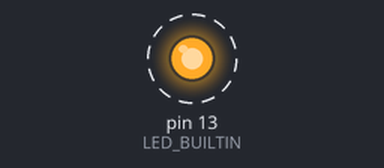
Simulated run of this sketch. Board: Arduino Uno, built with avr-gcc and run on an emulated ATmega328P. Parts: output pins drawn as LEDs (lit = HIGH). Dashed ring = blinking. What the sketch prints to the serial monitor is not drawn.

Above: at 0.5 s.
Timing chart, 0 to 4.6 s (numbered marks = the images above):
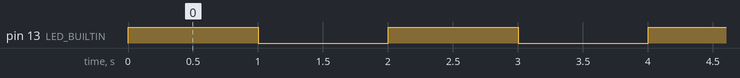

Measured:
- by itself, pin 13 (LED_BUILTIN): alternates HIGH for 1.0 s and LOW for 1.0 s

The sketch:

Blink.ino
```cpp
// Blink: utripanje vgrajene LED diode (pin 13 na Uno/Nano)

void setup() {
  pinMode(LED_BUILTIN, OUTPUT);
  Serial.begin(9600);
}

void loop() {
  digitalWrite(LED_BUILTIN, HIGH);
  Serial.println("LED prizgana");
  delay(1000);

  digitalWrite(LED_BUILTIN, LOW);
  Serial.println("LED ugasnjena");
  delay(1000);
}
```
